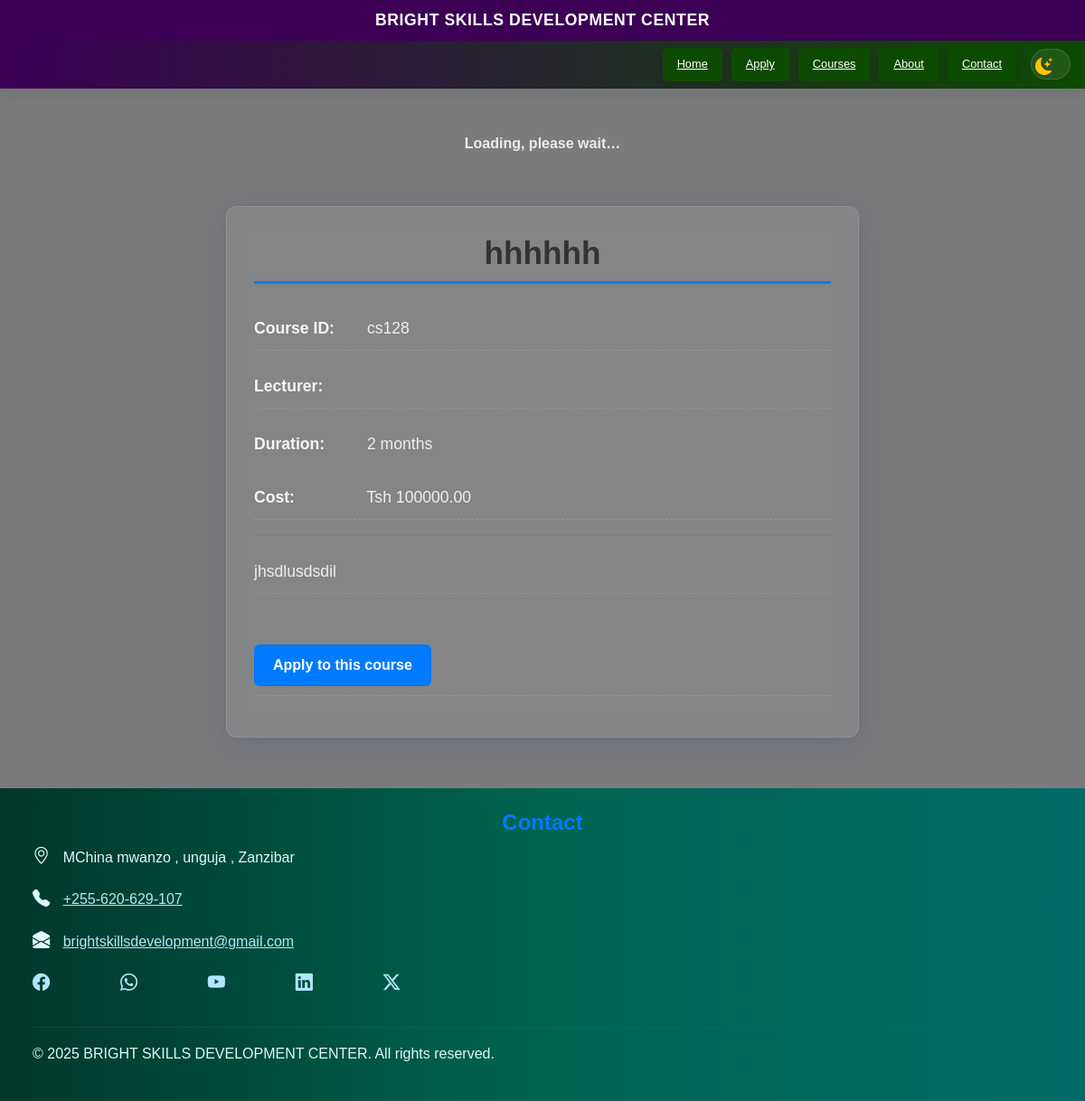
/courses/2/, run on the app's committed database.
### apply/models.py (models this page shows, shortened)
class Course(models.Model):
    course_id = models.CharField(max_length=20, unique=True, blank=True)  # human id / code
    title = models.CharField(max_length=200)
    lecturer = models.CharField(max_length=120, blank=True)
    duration_months = models.PositiveSmallIntegerField(default=1, help_text="Duration in months")
    cost = models.DecimalField(max_digits=10, decimal_places=2, default=0.00)
    description = models.TextField(blank=True)
    sessions = models.ManyToManyField(Session, blank=True, related_name='courses')

### apply/views.py (the view)
# urls.py: path('courses/<int:course_id>/', views.course_detail, name='course_detail'),
def course_detail(request, course_id):
    course = get_object_or_404(Course, id=course_id)
    return render(request, 'applications/course_detail.html', {'course': course})

### apply/templates/applications/course_detail.html (shortened to what this page needs)
{% extends "applications/base.html" %}
{% block content %}
<section class="course-details">
  <h2>{{ course.title }}</h2>
  <p><strong>Course ID:</strong> {{ course.course_id }}</p>
  <p><strong>Lecturer:</strong> {{ course.lecturer }}</p>
  <p><strong>Duration:</strong> {{ course.duration_months }} month{{ course.duration_months|pluralize }}</p>
  <p><strong>Cost:</strong> Tsh {{ course.cost|floatformat:2 }}</p>
  <hr>
  <div class="course-description">
    {{ course.description|linebreaks }}
  </div>
  <p style="margin-top:1rem;">
    <a class="btn btn-primary" href="{% url 'applications:add_student' %}">Apply to this course</a>
  </p>
</section>
{% endblock content %}

### apply/static/css/style.css (style rules this page uses)
*,*::after,*::before { margin: 0; padding: 0; box-sizing: border-box; list-style-type: none; text-decoration: none; }
:root { --color-primary-dark: #3c0056; --color-primary-light: #0e4b02; --color-accent-1: #ffc107; --color-accent-2: #e69a00; --color-secondary-link: #007bff; --color-text-dark: #333; --color-background: #7a7b7c; --color-card-bg: #ffffff; --color-white: white; --transition-speed: 0.3s; --glass-bg: rgba(255,255,255,0.08); --glass-border: rgba(255,255,255,0.12); --accent-gradient: linear-gradient(135deg,#7ee8fa 0%, #80ff72 100%); --accent-gradient-2: linear-gradient(135deg,#ff7a59 0%, #ffb86b 100%); --toast-success: #2ecc71; --toast-error: #e74c3c; --toast-info: #3498db; }
body { transition: background-color var(--transition-speed) ease, color var(--transition-speed) ease; }
body { font-family: 'Arial', sans-serif; background-color: var(--color-background); color: var(--color-text-dark); line-height: 1.6; display: grid; min-height: 100vh; grid-template-rows: auto 1fr auto; }
h2 { font-size: 24px; margin-bottom: .5rem; color: var(--color-secondary-link); text-align: center; font-weight: 900; }
hr { margin: 1rem 0; border: 0; height: 1px; background-color: #5d5d5d; }
.course-details { max-width: 700px; width: 98%; margin: 40px auto; padding: 30px; border-radius: 12px; font-family: Arial, sans-serif; line-height: 1.6; background: var(--glass-bg); backdrop-filter: blur(10px); -webkit-backdrop-filter: blur(10px); border: 1px solid var(--glass-border); box-shadow: 0 8px 32px 0 rgba(31, 38, 135, 0.15); }
.course-details p { color: var(--color-text-dark); }
.course-details h2 { color: #333333; font-size: 2.2em; border-bottom: 3px solid #007bff; padding-bottom: 10px; margin-bottom: 25px; font-weight: 700; }
.course-details h2 { color: var(--color-text-dark); }
.course-details p { font-size: 1.1em; margin-bottom: 15px; color: #eee; padding: 10px 0; border-bottom: 1px dashed var(--glass-border); }
.course-details p strong { color: #555555; display: inline-block; min-width: 120px; font-weight: 600; color: #f5f5f5; }
.course-details p:nth-child(4) { border-bottom: none; padding-bottom: 0; margin-bottom: 20px; }
.course-details a { display: inline-block; margin-top: 30px; padding: 10px 20px; background-color: #007bff; color: white; text-decoration: none; border-radius: 6px; font-weight: 600; transition: background-color 0.3s ease; }

### data on the page
Course: title "hhhhhh", course_id "cs128", duration_months "2", cost "100000.00", description "jhsdlusdsdil"
